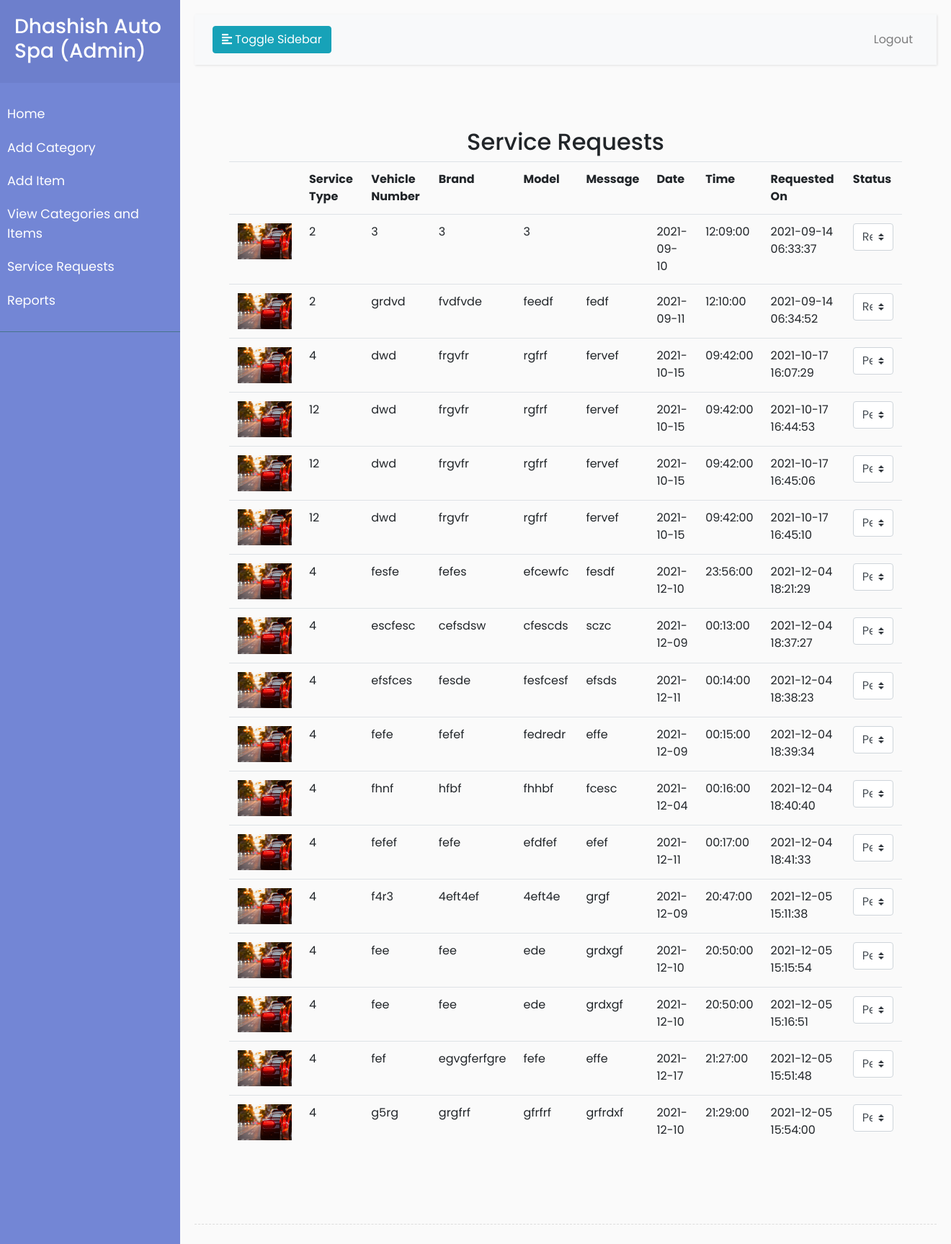
Page /admin/serviceRequestsForAdmin.php on the committed database.
### tables this page shows
CREATE TABLE `booking` (
  `id` int(5) NOT NULL,
  `customer_id` int(5) NOT NULL,
  `service_type` int(1) NOT NULL COMMENT '0-normal service, \r\n1-Breakdown service,\r\n2-Repair service,\r\n3-Modification service',
  `vehicle_number` varchar(50) NOT NULL,
  `vehicle_brand` varchar(255) NOT NULL,
  `vehicle_model` varchar(255) NOT NULL,
  `message` text NOT NULL,
  `date` date NOT NULL,
  `time` time NOT NULL,
  `requested_on` timestamp NOT NULL DEFAULT current_timestamp(),
  `status` int(1) NOT NULL DEFAULT 0 COMMENT '0-pending,\r\n1-accepted,\r\n2-rejected,\r\n3-completed'
);

### admin/serviceRequestsForAdmin.php (the view, shortened to what this page needs)
<?php
    require_once("../db.php");
    require_once('../backend/mainFunctions.php');
    $sql = "SELECT * FROM booking;";
?>
<!DOCTYPE html>
<html>
<head>
    <link rel="stylesheet" href="https://stackpath.bootstrapcdn.com/bootstrap/4.1.0/css/bootstrap.min.css">
    <link rel="stylesheet" href="style.css">
</head>
<body>
    <div class="wrapper">
        <?php require_once 'sideBar.php'; ?>
        <div id="content">
            <nav class="navbar navbar-expand-lg navbar-light bg-light">
                <div class="container-fluid">
                    <button type="button" id="sidebarCollapse" class="btn btn-info">
                        <i class="fas fa-align-left"></i>
                        <span>Toggle Sidebar</span>
                    </button>
                    <div class="collapse navbar-collapse" id="navbarSupportedContent">
                        <ul class="nav navbar-nav ml-auto">
                            <li class="nav-item">
                                <a class="nav-link" href="#">Logout</a>
                            </li>
                        </ul>
                    </div>
                </div>
            </nav>
            <div class="container-fluid  py-5 px-5" id="items">
    <div class="row">
        <div class="col-lg-12 col-md-12 col-sm-12">
            <h2 class="fadeInDown text-center">Service Requests</h1>
            <table class="table" id="itemsInCategory">
                <tr>
                    <th></th>
                    <th>Service Type</th>
                    <th>Vehicle Number</th>
                    <th>Brand</th>
                    <th>Model</th>
                    <th>Message</th>
                    <th>Date</th>
                    <th>Time</th>
                    <th>Requested On</th>
                    <th>Status</th>
                </tr>
                <?php
                    $result = mysqli_query($conn, $sql);
                    while($row = mysqli_fetch_assoc($result)){
                        ?>
                            <tr>
                                <td><img src="../images/bg.jpg" width="75px"></td>
                                <td><?php echo $row['service_type']?></td>
                                <td><?php echo $row['vehicle_number']?></td>
                                <td><?php echo $row['vehicle_brand']?></td>
                                <td><?php echo $row['vehicle_model']?></td>
                                <td><?php echo $row['message']?></td>
                                <td><?php echo $row['date']?></td>
                                <td><?php echo $row['time']?></td>
                                <td><?php echo $row['requested_on']?></td>
                                <td>
                                    <select class="custom-select" name="status" onChange="changeStatus(this.value,<?php echo($row['id']) ?>)">
                                        <?php
                                           echo( getStatus($row['status']));
                                        ?>
                                    </select>
                                </td>
                            </tr>
                        <?php
                    }
                ?>
            </table>
        </div>
    </div>
    </div>
            <div class="line"></div>
            </div>
    </div>
</body>
</html>

### admin/sideBar.php
<nav id="sidebar">
            <div class="sidebar-header">
                <h3>Dhashish Auto Spa (Admin)</h3>
            </div>
            <ul class="list-unstyled components">
                <li>
                    <a href="index.php">Home</a>
                </li>
                <li>
                    <a href="addCategory.php">Add Category</a>
                </li>
                <li>
                    <a href="addItem.php">Add Item</a>
                </li>
                <li>
                    <a href="viewCategoriesAndItems.php">View Categories and Items</a>
                </li>
                <li>
                    <a href="serviceRequestsForAdmin.php">Service Requests</a>
                </li>
                <li>
                    <a href="reports.php">Reports</a>
                </li>
            </ul>
        </nav>

### backend/mainFunctions.php (shortened to what this page needs)
<?php
    function getStatus($status) {
        if($status == 0){
            return(
                '
                    <option class="text-primary" value="0" selected>Pending</option>
                    <option class="text-success" value="1">Accepted</option>
                    <option class="text-danger" value="2">Rejected</option>
                    <option class="text-warning" value="3">Completed</option>
                '
            ) ;
        }else if($status == 2){
            return(
                '
                    <option class="text-primary" value="0" >Pending</option>
                    <option class="text-success" value="1">Accepted</option>
                    <option class="text-danger" value="2" selected>Rejected</option>
                    <option class="text-warning" value="3">Completed</option>
                '
            ) ;
        }
    }
?>

### admin/style.css (style rules this page uses)
body { font-family: 'Poppins', sans-serif; background: #fafafa; }
a, a:hover, a:focus { color: inherit; text-decoration: none; transition: all 0.3s; }
.navbar { padding: 15px 10px; background: #fff; border: none; border-radius: 0; margin-bottom: 40px; box-shadow: 1px 1px 3px rgba(0, 0, 0, 0.1); }
.line { width: 100%; height: 1px; border-bottom: 1px dashed #ddd; margin: 40px 0; }
.wrapper { display: flex; width: 100%; align-items: stretch; }
#sidebar { min-width: 250px; max-width: 250px; background: #7386D5; color: #fff; transition: all 0.3s; }
#sidebar .sidebar-header { padding: 20px; background: #6d7fcc; }
#sidebar ul.components { padding: 20px 0; border-bottom: 1px solid #47748b; }
#sidebar ul li a { padding: 10px; font-size: 1.1em; display: block; }
#content { width: 100%; padding: 20px; min-height: 100vh; transition: all 0.3s; }

### rows in the picture
booking: service_type "2", vehicle_number "3", vehicle_brand "3", vehicle_model "3", date "2021-09-10", time "12:09:00", requested_on "2021-09-14 06:33:37", status "Rejected"
booking: service_type "2", vehicle_number "grdvd", vehicle_brand "fvdfvde", vehicle_model "feedf", message "fedf", date "2021-09-11", time "12:10:00", requested_on "2021-09-14 06:34:52", status "Rejected"
booking: service_type "4", vehicle_number "dwd", vehicle_brand "frgvfr", vehicle_model "rgfrf", message "fervef", date "2021-10-15", time "09:42:00", requested_on "2021-10-17 16:07:29", status "Pending"
booking: service_type "12", vehicle_number "dwd", vehicle_brand "frgvfr", vehicle_model "rgfrf", message "fervef", date "2021-10-15", time "09:42:00", requested_on "2021-10-17 16:44:53", status "Pending"
booking: service_type "12", vehicle_number "dwd", vehicle_brand "frgvfr", vehicle_model "rgfrf", message "fervef", date "2021-10-15", time "09:42:00", requested_on "2021-10-17 16:45:06", status "Pending"
booking: service_type "12", vehicle_number "dwd", vehicle_brand "frgvfr", vehicle_model "rgfrf", message "fervef", date "2021-10-15", time "09:42:00", requested_on "2021-10-17 16:45:10", status "Pending"
booking: service_type "4", vehicle_number "fesfe", vehicle_brand "fefes", vehicle_model "efcewfc", message "fesdf", date "2021-12-10", time "23:56:00", requested_on "2021-12-04 18:21:29", status "Pending"
booking: service_type "4", vehicle_number "escfesc", vehicle_brand "cefsdsw", vehicle_model "cfescds", message "sczc", date "2021-12-09", time "00:13:00", requested_on "2021-12-04 18:37:27", status "Pending"
booking: service_type "4", vehicle_number "efsfces", vehicle_brand "fesde", vehicle_model "fesfcesf", message "efsds", date "2021-12-11", time "00:14:00", requested_on "2021-12-04 18:38:23", status "Pending"
booking: service_type "4", vehicle_number "fefe", vehicle_brand "fefef", vehicle_model "fedredr", message "effe", date "2021-12-09", time "00:15:00", requested_on "2021-12-04 18:39:34", status "Pending"
booking: service_type "4", vehicle_number "fhnf", vehicle_brand "hfbf", vehicle_model "fhhbf", message "fcesc", date "2021-12-04", time "00:16:00", requested_on "2021-12-04 18:40:40", status "Pending"
booking: service_type "4", vehicle_number "fefef", vehicle_brand "fefe", vehicle_model "efdfef", message "efef", date "2021-12-11", time "00:17:00", requested_on "2021-12-04 18:41:33", status "Pending"
booking: service_type "4", vehicle_number "f4r3", vehicle_brand "4eft4ef", vehicle_model "4eft4e", message "grgf", date "2021-12-09", time "20:47:00", requested_on "2021-12-05 15:11:38", status "Pending"
booking: service_type "4", vehicle_number "fee", vehicle_brand "fee", vehicle_model "ede", message "grdxgf", date "2021-12-10", time "20:50:00", requested_on "2021-12-05 15:15:54", status "Pending"
booking: service_type "4", vehicle_number "fee", vehicle_brand "fee", vehicle_model "ede", message "grdxgf", date "2021-12-10", time "20:50:00", requested_on "2021-12-05 15:16:51", status "Pending"
booking: service_type "4", vehicle_number "fef", vehicle_brand "egvgferfgre", vehicle_model "fefe", message "effe", date "2021-12-17", time "21:27:00", requested_on "2021-12-05 15:51:48", status "Pending"
booking: service_type "4", vehicle_number "g5rg", vehicle_brand "grgfrf", vehicle_model "gfrfrf", message "grfrdxf", date "2021-12-10", time "21:29:00", requested_on "2021-12-05 15:54:00", status "Pending"
